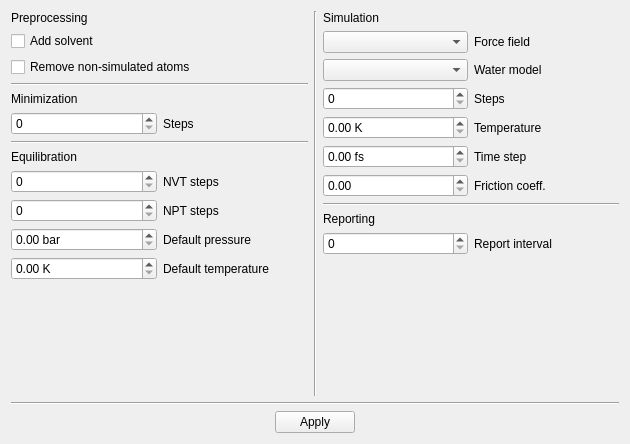
<?xml version="1.0" encoding="UTF-8"?>
<ui version="4.0">
 <class>Form</class>
 <widget class="QWidget" name="Form">
  <property name="geometry">
   <rect>
    <x>0</x>
    <y>0</y>
    <width>630</width>
    <height>444</height>
   </rect>
  </property>
  <property name="windowTitle">
   <string>Form</string>
  </property>
  <layout class="QVBoxLayout" name="verticalLayout_5">
   <item>
    <layout class="QVBoxLayout" name="main">
     <item>
      <layout class="QHBoxLayout" name="settings">
       <item>
        <layout class="QVBoxLayout" name="left_column">
         <item>
          <layout class="QVBoxLayout" name="preprocessing">
           <item>
            <widget class="QLabel" name="preprocessing_label">
             <property name="text">
              <string>Preprocessing</string>
             </property>
            </widget>
           </item>
           <item>
            <widget class="QCheckBox" name="add_solvent_checkbox">
             <property name="text">
              <string>Add solvent</string>
             </property>
            </widget>
           </item>
           <item>
            <widget class="QCheckBox" name="remove_non_sim_checkbox">
             <property name="text">
              <string>Remove non-simulated atoms</string>
             </property>
            </widget>
           </item>
          </layout>
         </item>
         <item>
          <widget class="Line" name="line_2">
           <property name="orientation">
            <enum>Qt::Horizontal</enum>
           </property>
          </widget>
         </item>
         <item>
          <layout class="QVBoxLayout" name="minimization">
           <item>
            <widget class="QLabel" name="minimization_label">
             <property name="text">
              <string>Minimization</string>
             </property>
            </widget>
           </item>
           <item>
            <layout class="QHBoxLayout" name="minimization_steps">
             <item>
              <widget class="QSpinBox" name="minimization_steps_spin">
               <property name="maximum">
                <number>1000000</number>
               </property>
               <property name="singleStep">
                <number>1000</number>
               </property>
              </widget>
             </item>
             <item>
              <widget class="QLabel" name="minimization_steps_label">
               <property name="text">
                <string>Steps</string>
               </property>
              </widget>
             </item>
            </layout>
           </item>
          </layout>
         </item>
         <item>
          <widget class="Line" name="line_3">
           <property name="orientation">
            <enum>Qt::Horizontal</enum>
           </property>
          </widget>
         </item>
         <item>
          <layout class="QVBoxLayout" name="equilibration">
           <item>
            <widget class="QLabel" name="equilibration_label">
             <property name="text">
              <string>Equilibration</string>
             </property>
            </widget>
           </item>
           <item>
            <layout class="QHBoxLayout" name="nvt_steps">
             <item>
              <widget class="QSpinBox" name="nvt_steps_spin">
               <property name="maximum">
                <number>1000000</number>
               </property>
               <property name="singleStep">
                <number>1000</number>
               </property>
              </widget>
             </item>
             <item>
              <widget class="QLabel" name="nvt_steps_label">
               <property name="text">
                <string>NVT steps</string>
               </property>
              </widget>
             </item>
            </layout>
           </item>
           <item>
            <layout class="QHBoxLayout" name="npt_steps">
             <item>
              <widget class="QSpinBox" name="npt_steps_spin">
               <property name="maximum">
                <number>1000000</number>
               </property>
               <property name="singleStep">
                <number>1000</number>
               </property>
              </widget>
             </item>
             <item>
              <widget class="QLabel" name="npt_steps_label">
               <property name="text">
                <string>NPT steps</string>
               </property>
              </widget>
             </item>
            </layout>
           </item>
           <item>
            <layout class="QHBoxLayout" name="default_pressure">
             <item>
              <widget class="QDoubleSpinBox" name="default_pressure_spin">
               <property name="suffix">
                <string> bar</string>
               </property>
               <property name="maximum">
                <double>1000000.000000000000000</double>
               </property>
               <property name="singleStep">
                <double>0.100000000000000</double>
               </property>
              </widget>
             </item>
             <item>
              <widget class="QLabel" name="default_pressure_label">
               <property name="text">
                <string>Default pressure</string>
               </property>
              </widget>
             </item>
            </layout>
           </item>
           <item>
            <layout class="QHBoxLayout" name="default_temp">
             <item>
              <widget class="QDoubleSpinBox" name="default_temp_spin">
               <property name="suffix">
                <string> K</string>
               </property>
               <property name="maximum">
                <double>1000000.000000000000000</double>
               </property>
              </widget>
             </item>
             <item>
              <widget class="QLabel" name="default_temp_label">
               <property name="text">
                <string>Default temperature</string>
               </property>
              </widget>
             </item>
            </layout>
           </item>
          </layout>
         </item>
         <item>
          <spacer name="verticalSpacer">
           <property name="orientation">
            <enum>Qt::Vertical</enum>
           </property>
           <property name="sizeHint" stdset="0">
            <size>
             <width>20</width>
             <height>40</height>
            </size>
           </property>
          </spacer>
         </item>
        </layout>
       </item>
       <item>
        <widget class="Line" name="line">
         <property name="orientation">
          <enum>Qt::Vertical</enum>
         </property>
        </widget>
       </item>
       <item>
        <layout class="QVBoxLayout" name="right_column">
         <item>
          <layout class="QVBoxLayout" name="simulation">
           <item>
            <widget class="QLabel" name="simulation_label">
             <property name="text">
              <string>Simulation</string>
             </property>
            </widget>
           </item>
           <item>
            <layout class="QHBoxLayout" name="force_field">
             <item>
              <widget class="QComboBox" name="force_field_combo"/>
             </item>
             <item>
              <widget class="QLabel" name="force_field_label">
               <property name="text">
                <string>Force field</string>
               </property>
              </widget>
             </item>
            </layout>
           </item>
           <item>
            <layout class="QHBoxLayout" name="water_model">
             <item>
              <widget class="QComboBox" name="water_model_combo"/>
             </item>
             <item>
              <widget class="QLabel" name="water_model_label">
               <property name="text">
                <string>Water model</string>
               </property>
              </widget>
             </item>
            </layout>
           </item>
           <item>
            <layout class="QHBoxLayout" name="simulation_steps">
             <item>
              <widget class="QSpinBox" name="simulation_steps_spin">
               <property name="maximum">
                <number>1000000</number>
               </property>
               <property name="singleStep">
                <number>1000</number>
               </property>
              </widget>
             </item>
             <item>
              <widget class="QLabel" name="simulation_steps_label">
               <property name="text">
                <string>Steps</string>
               </property>
              </widget>
             </item>
            </layout>
           </item>
           <item>
            <layout class="QHBoxLayout" name="temperature">
             <item>
              <widget class="QDoubleSpinBox" name="temp_spin">
               <property name="suffix">
                <string> K</string>
               </property>
               <property name="maximum">
                <double>1000000.000000000000000</double>
               </property>
              </widget>
             </item>
             <item>
              <widget class="QLabel" name="temp_label">
               <property name="text">
                <string>Temperature</string>
               </property>
              </widget>
             </item>
            </layout>
           </item>
           <item>
            <layout class="QHBoxLayout" name="time_step">
             <item>
              <widget class="QDoubleSpinBox" name="time_step_spin">
               <property name="suffix">
                <string> fs</string>
               </property>
               <property name="maximum">
                <double>1000000.000000000000000</double>
               </property>
               <property name="singleStep">
                <double>0.100000000000000</double>
               </property>
              </widget>
             </item>
             <item>
              <widget class="QLabel" name="time_step_label">
               <property name="text">
                <string>Time step</string>
               </property>
              </widget>
             </item>
            </layout>
           </item>
           <item>
            <layout class="QHBoxLayout" name="friction_coeff">
             <item>
              <widget class="QDoubleSpinBox" name="friction_coeff_spin">
               <property name="maximum">
                <double>1000000.000000000000000</double>
               </property>
               <property name="singleStep">
                <double>0.100000000000000</double>
               </property>
              </widget>
             </item>
             <item>
              <widget class="QLabel" name="friction_coeff_label">
               <property name="text">
                <string>Friction coeff.</string>
               </property>
              </widget>
             </item>
            </layout>
           </item>
          </layout>
         </item>
         <item>
          <layout class="QVBoxLayout" name="reporting">
           <item>
            <widget class="Line" name="line_4">
             <property name="orientation">
              <enum>Qt::Horizontal</enum>
             </property>
            </widget>
           </item>
           <item>
            <widget class="QLabel" name="reporting_label">
             <property name="text">
              <string>Reporting</string>
             </property>
            </widget>
           </item>
           <item>
            <layout class="QHBoxLayout" name="report_interval">
             <item>
              <widget class="QSpinBox" name="report_interval_spin">
               <property name="maximum">
                <number>1000000</number>
               </property>
               <property name="singleStep">
                <number>100</number>
               </property>
              </widget>
             </item>
             <item>
              <widget class="QLabel" name="report_interval_label">
               <property name="text">
                <string>Report interval</string>
               </property>
              </widget>
             </item>
            </layout>
           </item>
          </layout>
         </item>
         <item>
          <spacer name="verticalSpacer_2">
           <property name="orientation">
            <enum>Qt::Vertical</enum>
           </property>
           <property name="sizeHint" stdset="0">
            <size>
             <width>20</width>
             <height>40</height>
            </size>
           </property>
          </spacer>
         </item>
        </layout>
       </item>
      </layout>
     </item>
     <item>
      <widget class="Line" name="line_5">
       <property name="orientation">
        <enum>Qt::Horizontal</enum>
       </property>
      </widget>
     </item>
     <item>
      <layout class="QHBoxLayout" name="buttons">
       <item>
        <spacer name="horizontalSpacer">
         <property name="orientation">
          <enum>Qt::Horizontal</enum>
         </property>
         <property name="sizeHint" stdset="0">
          <size>
           <width>40</width>
           <height>20</height>
          </size>
         </property>
        </spacer>
       </item>
       <item>
        <widget class="QPushButton" name="apply_btn">
         <property name="text">
          <string>Apply</string>
         </property>
        </widget>
       </item>
       <item>
        <spacer name="horizontalSpacer_2">
         <property name="orientation">
          <enum>Qt::Horizontal</enum>
         </property>
         <property name="sizeHint" stdset="0">
          <size>
           <width>40</width>
           <height>20</height>
          </size>
         </property>
        </spacer>
       </item>
      </layout>
     </item>
    </layout>
   </item>
  </layout>
 </widget>
 <resources/>
 <connections/>
</ui>
